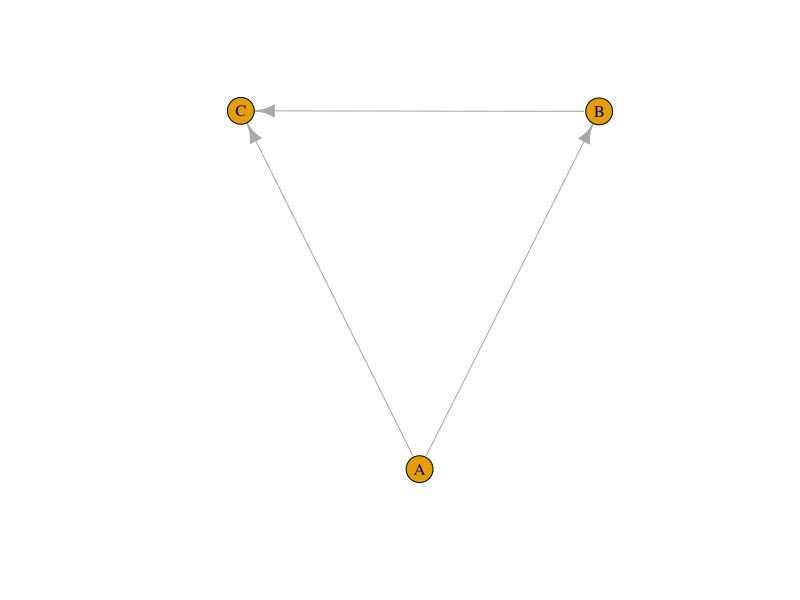

The R source for this figure: (Note: this script raises an error after producing the figure.)

library(igraph)

Ad <- rbind(
  c(0, 0, 0),
  c(1, 0, 0),
  c(1, 1, 0))
dimnames(Ad) <- list(
    c("A", "B", "C"),
    c("A", "B", "C"))

Ad

g <- graph.adjacency(t(Ad))
edge_list <- get.edgelist(g)
plot(g)


A <- matrix(rnorm(12), 4, 3)
colnames(A) <- c("a1", "a2", "a3")
B <- matrix(rnorm(8), 4, 2)
colnames(B) <- c("b1", "b2")
C <- matrix(rnorm(16), 4, 4)
colnames(C) <- c("c1", "c2", "c3", "c4")

X <- list(A, B, C)

lapply(ncols_per_block)


graph_diagram <- function(blocs, adjacency) {
  g <- graph.adjacency(t(adjacency))
  edge_list <- get.edgelist(g)
  ncols_per_block <- unlist(lapply(blocs, NCOL))
  num_mvs <- sum(ncols_per_block)
  tmp <- matrix("", num_mvs, 2)
  comp_names <- rownames(adjacency)
  tmp[ ,1] <- rep(comp_names, times = ncols_per_block)
  tmp[ ,2] <- unlist(lapply(blocs, colnames))
  rbind(edge_list, tmp)
}
edge <- graph_diagram(X, Ad)
gg <- graph.edgelist(edge, directed = FALSE)
V(gg)$color <- rep(c("tomato", "gray80"), times = c(3, 9))
V(gg)$shape <- rep(c("circle", "square"), times = c(3, 9))
V(gg)$size <- rep(c(32, 20), times = c(3, 9))
plot(gg)


unlist(lapply(X, NCOL))
rep(colnames(Ad), times = ncols_per_block)


same_num_obs <- function(x) {
  obs_per_block <- unlist(lapply(x, NROW))
  if (length(unique(obs_per_block)) == 1) TRUE else FALSE
}

blocks <- function(...) {
  blocs <- list(...)
  if (!same_num_obs(blocs)) {
    stop("\nobjects with different number of observations")
  }
  class(blocs) <- "blocks"
  blocs
}


X <- blocks(
  A = scale(matrix(rnorm(12), 4, 3), center = TRUE),
  B = scale(matrix(rnorm(8), 4, 2), center = TRUE)
)

blocks(
  A = scale(matrix(rnorm(12), 3, 4), center = TRUE),
  B = scale(matrix(rnorm(8), 4, 2), center = TRUE)
)





# blocks = list(1:3, 4:5, 6:10)
# blocks = list(c("uno", "dos", "tres"),
#               c("cuatro", "cinco"), 
#               c("seis", "siete", "ocho", "nueve", "diez"))





weights <- list(
  w1 = c(1, 2, 3),
  w2 = c(1, 1)
)



#' Merge blocks into one matrix
#' @param blocks list of block data
merge_datablocks <- function(dblocks) {
  do.call("cbind", dblocks)
}


X <- merge_datablocks(dblocks)
w <- list_to_matrix(weights)
Y <- X %*% w
tmp <- rowSums(w / apply(Y, 2, vnorm))

blocks <- list(1:3, 4:5)
indexify(blocks)

# normalization of weights
# stdcomp (comps of unit variance)
# normcomp (comps of unit norm)
# normweight (weights of unit norm)
# recweight (reciprocal weight unit norm)
# none

#' @param weights list of weights
#' @param blocks list of data blocks
#' @param option string indicating type of normalization
normalize_weights <- function(weights, blocks, option)
{
  if (option == "normcomp") {
    return(unit_norm_comp(weights, dblocks))
  } 
  if (option == "stdcomp") {
    unit_var_comp(weights, dblocks)
  }
  if (option == "normweight") {
    lapply(weights, unit_norm_weight)
  }
  if (option == "recweight") {
    lapply(weights, reciprocal_norm_weight)
  }
}


#' weights making components of unit norm
#' @param wgs list of weights
#' @param Xbs list of data blocks
unit_norm_comp <- function(wgs, Xbs) {
  new_weights <- wgs
  for (b in 1:length(wgs)) {
    aux_norm <- vnorm(Xbs[[b]] %*% wgs[[b]])
    new_weights[[b]] <- wgs[[b]] / aux_norm
  }
  new_weights
}


#' weights making components of unit variance
#' @param wgs list of weights
#' @param Xbs list of data blocks
unit_var_comp <- function(wgs, Xbs) {
  new_weights <- unit_norm_comp(wgs, Xbs)
  sqrtN <- sqrt(nrow(Xbs[[1L]]))
  lapply(new_weights, 
         function(w, sqrtN) w * sqrtN,
         sqrtN)
}


#' weights of unit norm
#' @param w vector of weights (for one block)
unit_norm_weight <- function(w) {
  w / vnorm(w)
}


#' weights of unit norm
#' @param w vector of weights (for one block)
reciprocal_norm_weight <- function(w) {
  w / sum(w * w)
}

normalize_weights <- function(weights, blocks, option)
{
  switch(option,
         normcomp = unit_norm_comp(weights, dblocks),
         stdcomp = unit_var_comp(weights, dblocks),
         normweight = lapply(weights, unit_norm_weight),
         recweight = lapply(weights, reciprocal_norm_weight)
  )
}

normalize_weights(weights, dblocks, "normweight")
normalize_weights(weights, dblocks, "recweight")
normalize_weights(weights, dblocks, "normcomp")
normalize_weights(weights, dblocks, "stdcomp")


# inner phase
# phase = "retrofit" (wold)
# phase = "fixed" (lohmoller)

# inner scheme
# scheme = "horst"
# scheme = "centroid"
# scheme = "factorial"
# scheme = "abscor"
# scheme = "sigregression"
# scheme = "regression"
# scheme = "path"

# modes A or B
